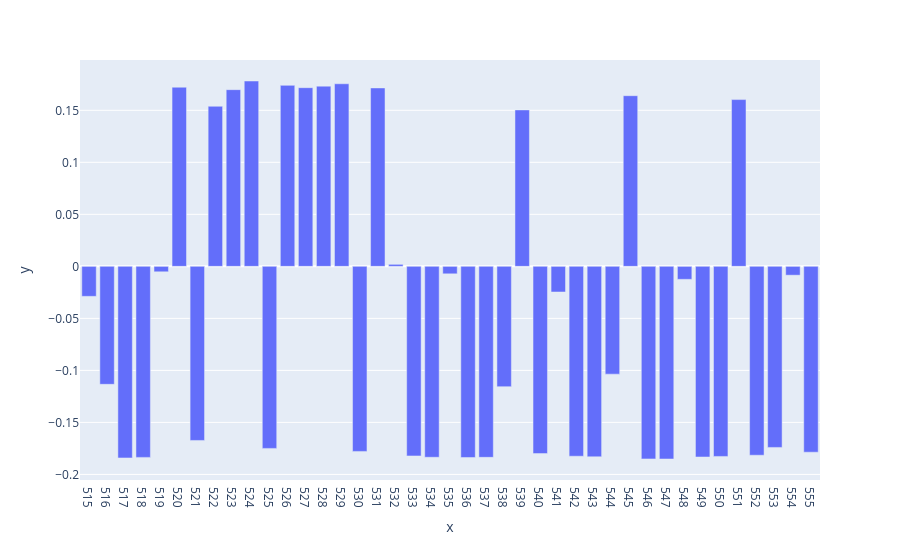

The code cell stored with this chart in its notebook:
### Markdown cell above
Using SVD and PCA, we can clearly see a separation between the red dots (Republican) and blue dots (Deomcrat).

<!-- ### Analysis: Regular Voters

Not everyone voted all the time. Let's examine the frequency of voting.
First, let's recompute the pivot table where we only consider Yes/No votes, and ignore records with "No Vote" or other entries.

#| code-fold: true

num_votes = votes.filter(pl.col("vote").is_in(["Yes", "No"])).group_by("member").agg(pl.len().alias("num votes"))
vote_2d = vote_2d.join(num_votes, on="member", how="inner")
vote_2d.head()
``` -->

### Exploring the Principal Components
We can also look at $V^T$ directly to try to gain insight into why each component is as it is.

````{dropdown} Click to see the code
:open: false
```python
fig_eig = px.bar(x=vote_pivot_centered.columns, y=vt[0, :])
# extract the trace from the figure
fig_eig.show()
```

````

### Code cell
fig_eig = px.bar(x=vote_pivot_centered.columns, y=vt[0, :])
# extract the trace from the figure
fig_eig.show()

### Figure 1 — Plotly figure (JSON) as saved in the notebook; plotly's stock layout.template omitted (floating-point values rounded to 4 significant figures)
{"data": [{"hovertemplate": "x=%{x}<br>y=%{y}<extra></extra>", "legendgroup": "", "marker": {"color": "#636efa", "pattern": {"shape": ""}}, "name": "", "orientation": "v", "showlegend": false, "textposition": "auto", "type": "bar", "x": ["515", "516", "517", "518", "519", "520", "521", "522", "523", "524", "525", "526", "527", "528", "529", "530", "531", "532", "533", "534", "535", "536", "537", "538", "539", "540", "541", "542", "543", "544", "545", "546", "547", "548", "549", "550", "551", "552", "553", "554", "555"], "xaxis": "x", "y": [-0.02883, -0.1134, -0.1842, -0.1836, -0.005224, 0.1722, -0.1673, 0.1539, 0.1698, 0.1782, -0.175, 0.174, 0.1717, 0.1732, 0.1755, -0.1779, 0.1715, 0.001933, -0.1822, -0.1835, -0.007172, -0.1837, -0.1836, -0.1156, 0.1504, -0.18, -0.02465, -0.1825, -0.1831, -0.1036, 0.1641, -0.1851, -0.1852, -0.01248, -0.1832, -0.1827, 0.1603, -0.1815, -0.1741, -0.008489, -0.1786], "yaxis": "y"}], "layout": {"barmode": "relative", "legend": {"tracegroupgap": 0}, "margin": {"t": 60}, "xaxis": {"anchor": "y", "domain": [0.0, 1.0], "title": {"text": "x"}}, "yaxis": {"anchor": "x", "domain": [0.0, 1.0], "title": {"text": "y"}}}}
